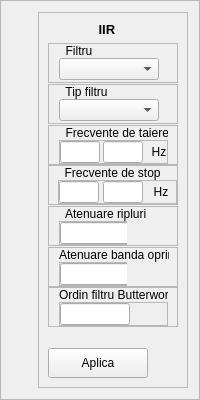
               <widget class="QFrame" name="frame_IIR">
                <property name="minimumSize">
                 <size>
                  <width>0</width>
                  <height>400</height>
                 </size>
                </property>
                <property name="maximumSize">
                 <size>
                  <width>16777215</width>
                  <height>400</height>
                 </size>
                </property>
                <property name="frameShape">
                 <enum>QFrame::StyledPanel</enum>
                </property>
                <property name="frameShadow">
                 <enum>QFrame::Raised</enum>
                </property>
                <layout class="QHBoxLayout" name="horizontalLayout_19">
                 <item>
                  <widget class="IIRWidget" name="plotIIR" native="true">
                   <property name="sizePolicy">
                    <sizepolicy hsizetype="Expanding" vsizetype="Ignored">
                     <horstretch>0</horstretch>
                     <verstretch>0</verstretch>
                    </sizepolicy>
                   </property>
                  </widget>
                 </item>
                 <item>
                  <widget class="QFrame" name="settingsIIR">
                   <property name="minimumSize">
                    <size>
                     <width>150</width>
                     <height>0</height>
                    </size>
                   </property>
                   <property name="maximumSize">
                    <size>
                     <width>150</width>
                     <height>16777215</height>
                    </size>
                   </property>
                   <property name="frameShape">
                    <enum>QFrame::StyledPanel</enum>
                   </property>
                   <property name="frameShadow">
                    <enum>QFrame::Raised</enum>
                   </property>
                   <layout class="QVBoxLayout" name="verticalLayout_16">
                    <item>
                     <widget class="QLabel" name="label_IIR">
                      <property name="font">
                       <font>
                        <pointsize>10</pointsize>
                        <weight>75</weight>
                        <bold>true</bold>
                       </font>
                      </property>
                      <property name="text">
                       <string>              IIR</string>
                      </property>
                     </widget>
                    </item>
                    <item>
                     <widget class="QFrame" name="frame_13">
                      <property name="minimumSize">
                       <size>
                        <width>0</width>
                        <height>40</height>
                       </size>
                      </property>
                      <property name="maximumSize">
                       <size>
                        <width>16777215</width>
                        <height>40</height>
                       </size>
                      </property>
                      <property name="frameShape">
                       <enum>QFrame::StyledPanel</enum>
                      </property>
                      <property name="frameShadow">
                       <enum>QFrame::Raised</enum>
                      </property>
                      <layout class="QVBoxLayout" name="verticalLayout_25">
                       <property name="spacing">
                        <number>0</number>
                       </property>
                       <property name="leftMargin">
                        <number>10</number>
                       </property>
                       <property name="topMargin">
                        <number>0</number>
                       </property>
                       <property name="bottomMargin">
                        <number>2</number>
                       </property>
                       <item>
                        <widget class="QLabel" name="label_13">
                         <property name="text">
                          <string>  Filtru</string>
                         </property>
                        </widget>
                       </item>
                       <item>
                        <widget class="QComboBox" name="comboBox_FiltruIIR">
                         <property name="minimumSize">
                          <size>
                           <width>100</width>
                           <height>0</height>
                          </size>
                         </property>
                         <property name="maximumSize">
                          <size>
                           <width>100</width>
                           <height>16777215</height>
                          </size>
                         </property>
                        </widget>
                       </item>
                      </layout>
                     </widget>
                    </item>
                    <item>
                     <widget class="QFrame" name="frame_12">
                      <property name="minimumSize">
                       <size>
                        <width>0</width>
                        <height>40</height>
                       </size>
                      </property>
                      <property name="maximumSize">
                       <size>
                        <width>16777215</width>
                        <height>40</height>
                       </size>
                      </property>
                      <property name="frameShape">
                       <enum>QFrame::StyledPanel</enum>
                      </property>
                      <property name="frameShadow">
                       <enum>QFrame::Raised</enum>
                      </property>
                      <layout class="QVBoxLayout" name="verticalLayout_26">
                       <property name="spacing">
                        <number>0</number>
                       </property>
                       <property name="leftMargin">
                        <number>10</number>
                       </property>
                       <property name="topMargin">
                        <number>0</number>
                       </property>
                       <property name="bottomMargin">
                        <number>2</number>
                       </property>
                       <item>
                        <widget class="QLabel" name="label_14">
                         <property name="text">
                          <string>  Tip filtru</string>
                         </property>
                        </widget>
                       </item>
                       <item>
                        <widget class="QComboBox" name="comboBox_tipFiltruIIR">
                         <property name="minimumSize">
                          <size>
                           <width>100</width>
                           <height>0</height>
                          </size>
                         </property>
                         <property name="maximumSize">
                          <size>
                           <width>100</width>
                           <height>16777215</height>
                          </size>
                         </property>
                        </widget>
                       </item>
                      </layout>
                     </widget>
                    </item>
                    <item>
                     <widget class="QFrame" name="frame_5">
                      <property name="minimumSize">
                       <size>
                        <width>0</width>
                        <height>40</height>
                       </size>
                      </property>
                      <property name="maximumSize">
                       <size>
                        <width>16777215</width>
                        <height>40</height>
                       </size>
                      </property>
                      <property name="frameShape">
                       <enum>QFrame::StyledPanel</enum>
                      </property>
                      <property name="frameShadow">
                       <enum>QFrame::Raised</enum>
                      </property>
                      <layout class="QVBoxLayout" name="verticalLayout_27">
                       <property name="spacing">
                        <number>0</number>
                       </property>
                       <property name="leftMargin">
                        <number>10</number>
                       </property>
                       <property name="topMargin">
                        <number>0</number>
                       </property>
                       <property name="bottomMargin">
                        <number>0</number>
                       </property>
                       <item>
                        <widget class="QLabel" name="label_7">
                         <property name="text">
                          <string>  Frecvente de taiere</string>
                         </property>
                        </widget>
                       </item>
                       <item>
                        <widget class="QFrame" name="frame_7">
                         <property name="frameShape">
                          <enum>QFrame::StyledPanel</enum>
                         </property>
                         <property name="frameShadow">
                          <enum>QFrame::Raised</enum>
                         </property>
                         <layout class="QHBoxLayout" name="horizontalLayout_20">
                          <property name="spacing">
                           <number>4</number>
                          </property>
                          <property name="leftMargin">
                           <number>0</number>
                          </property>
                          <property name="topMargin">
                           <number>0</number>
                          </property>
                          <property name="rightMargin">
                           <number>0</number>
                          </property>
                          <property name="bottomMargin">
                           <number>0</number>
                          </property>
                          <item>
                           <widget class="QLineEdit" name="lineEdit_frecTaiere1IIR">
                            <property name="minimumSize">
                             <size>
                              <width>40</width>
                              <height>0</height>
                             </size>
                            </property>
                            <property name="maximumSize">
                             <size>
                              <width>40</width>
                              <height>16777215</height>
                             </size>
                            </property>
                           </widget>
                          </item>
                          <item>
                           <widget class="QLineEdit" name="lineEdit_frecTaiere2IIR">
                            <property name="minimumSize">
                             <size>
                              <width>40</width>
                              <height>0</height>
                             </size>
                            </property>
                            <property name="maximumSize">
                             <size>
                              <width>40</width>
                              <height>16777215</height>
                             </size>
                            </property>
                           </widget>
                          </item>
                          <item>
                           <widget class="QLabel" name="label_8">
                            <property name="text">
                             <string>  Hz</string>
                            </property>
                           </widget>
                          </item>
                         </layout>
                        </widget>
                       </item>
                      </layout>
                     </widget>
                    </item>
                    <item>
                     <widget class="QFrame" name="frame_10">
                      <property name="minimumSize">
                       <size>
                        <width>0</width>
                        <height>40</height>
                       </size>
                      </property>
                      <property name="maximumSize">
                       <size>
                        <width>16777215</width>
                        <height>40</height>
                       </size>
                      </property>
                      <property name="frameShape">
                       <enum>QFrame::StyledPanel</enum>
                      </property>
                      <property name="frameShadow">
                       <enum>QFrame::Raised</enum>
                      </property>
                      <layout class="QVBoxLayout" name="verticalLayout_28">
                       <property name="spacing">
                        <number>0</number>
                       </property>
                       <property name="leftMargin">
                        <number>9</number>
                       </property>
                       <property name="topMargin">
                        <number>0</number>
                       </property>
                       <property name="rightMargin">
                        <number>0</number>
                       </property>
                       <property name="bottomMargin">
                        <number>0</number>
                       </property>
                       <item>
                        <widget class="QLabel" name="label_10">
                         <property name="text">
                          <string>  Frecvente de stop</string>
                         </property>
                        </widget>
                       </item>
                       <item>
                        <widget class="QFrame" name="frame_14">
                         <property name="frameShape">
                          <enum>QFrame::StyledPanel</enum>
                         </property>
                         <property name="frameShadow">
                          <enum>QFrame::Raised</enum>
                         </property>
                         <layout class="QHBoxLayout" name="horizontalLayout_21">
                          <property name="spacing">
                           <number>4</number>
                          </property>
                          <property name="leftMargin">
                           <number>0</number>
                          </property>
                          <property name="topMargin">
                           <number>0</number>
                          </property>
                          <property name="rightMargin">
                           <number>0</number>
                          </property>
                          <property name="bottomMargin">
                           <number>0</number>
                          </property>
                          <item>
                           <widget class="QLineEdit" name="lineEdit_frecStop1IIR">
                            <property name="minimumSize">
                             <size>
                              <width>40</width>
                              <height>0</height>
                             </size>
                            </property>
                            <property name="maximumSize">
                             <size>
                              <width>40</width>
                              <height>16777215</height>
                             </size>
                            </property>
                           </widget>
                          </item>
                          <item>
                           <widget class="QLineEdit" name="lineEdit_frecStop2IIR">
                            <property name="minimumSize">
                             <size>
                              <width>40</width>
                              <height>0</height>
                             </size>
                            </property>
                            <property name="maximumSize">
                             <size>
                              <width>40</width>
                              <height>16777215</height>
                             </size>
                            </property>
                           </widget>
                          </item>
                          <item>
                           <widget class="QLabel" name="label_15">
                            <property name="text">
                             <string>  Hz</string>
                            </property>
                           </widget>
                          </item>
                         </layout>
                        </widget>
                       </item>
                      </layout>
                     </widget>
                    </item>
                    <item>
                     <widget class="QFrame" name="frame_15">
                      <property name="minimumSize">
                       <size>
                        <width>0</width>
                        <height>40</height>
                       </size>
                      </property>
                      <property name="maximumSize">
                       <size>
                        <width>16777215</width>
                        <height>40</height>
                       </size>
                      </property>
                      <property name="frameShape">
                       <enum>QFrame::StyledPanel</enum>
                      </property>
                      <property name="frameShadow">
                       <enum>QFrame::Raised</enum>
                      </property>
                      <layout class="QVBoxLayout" name="verticalLayout_29">
                       <property name="spacing">
                        <number>0</number>
                       </property>
                       <property name="leftMargin">
                        <number>10</number>
                       </property>
                       <property name="topMargin">
                        <number>0</number>
                       </property>
                       <property name="rightMargin">
                        <number>50</number>
                       </property>
                       <property name="bottomMargin">
                        <number>0</number>
                       </property>
                       <item>
                        <widget class="QLabel" name="label_16">
                         <property name="minimumSize">
                          <size>
                           <width>90</width>
                           <height>0</height>
                          </size>
                         </property>
                         <property name="maximumSize">
                          <size>
                           <width>90</width>
                           <height>16777215</height>
                          </size>
                         </property>
                         <property name="text">
                          <string>  Atenuare ripluri</string>
                         </property>
                        </widget>
                       </item>
                       <item>
                        <widget class="QFrame" name="frame_16">
                         <property name="frameShape">
                          <enum>QFrame::StyledPanel</enum>
                         </property>
                         <property name="frameShadow">
                          <enum>QFrame::Raised</enum>
                         </property>
                         <layout class="QHBoxLayout" name="horizontalLayout_22">
                          <property name="spacing">
                           <number>0</number>
                          </property>
                          <property name="leftMargin">
                           <number>0</number>
                          </property>
                          <property name="topMargin">
                           <number>0</number>
                          </property>
                          <property name="bottomMargin">
                           <number>0</number>
                          </property>
                          <item>
                           <widget class="QLineEdit" name="lineEdit_atenuareRippleIIR">
                            <property name="minimumSize">
                             <size>
                              <width>70</width>
                              <height>0</height>
                             </size>
                            </property>
                            <property name="maximumSize">
                             <size>
                              <width>70</width>
                              <height>16777215</height>
                             </size>
                            </property>
                           </widget>
                          </item>
                         </layout>
                        </widget>
                       </item>
                      </layout>
                     </widget>
                    </item>
                    <item>
                     <widget class="QFrame" name="frame_17">
                      <property name="minimumSize">
                       <size>
                        <width>0</width>
                        <height>40</height>
                       </size>
                      </property>
                      <property name="maximumSize">
                       <size>
                        <width>16777215</width>
                        <height>40</height>
                       </size>
                      </property>
                      <property name="frameShape">
                       <enum>QFrame::StyledPanel</enum>
                      </property>
                      <property name="frameShadow">
                       <enum>QFrame::Raised</enum>
                      </property>
                      <layout class="QVBoxLayout" name="verticalLayout_30">
                       <property name="spacing">
                        <number>0</number>
                       </property>
                       <property name="leftMargin">
                        <number>10</number>
                       </property>
                       <property name="topMargin">
                        <number>0</number>
                       </property>
                       <property name="rightMargin">
                        <number>50</number>
                       </property>
                       <property name="bottomMargin">
                        <number>0</number>
                       </property>
                       <item>
                        <widget class="QLabel" name="label_17">
                         <property name="minimumSize">
                          <size>
                           <width>110</width>
                           <height>0</height>
                          </size>
                         </property>
                         <property name="text">
                          <string>Atenuare banda oprire</string>
                         </property>
                        </widget>
                       </item>
                       <item>
                        <widget class="QFrame" name="frame_18">
                         <property name="frameShape">
                          <enum>QFrame::StyledPanel</enum>
                         </property>
                         <property name="frameShadow">
                          <enum>QFrame::Raised</enum>
                         </property>
                         <layout class="QHBoxLayout" name="horizontalLayout_23">
                          <property name="spacing">
                           <number>0</number>
                          </property>
                          <property name="leftMargin">
                           <number>0</number>
                          </property>
                          <property name="topMargin">
                           <number>0</number>
                          </property>
                          <property name="bottomMargin">
                           <number>0</number>
                          </property>
                          <item>
                           <widget class="QLineEdit" name="lineEdit_atenuareStopBandIIR">
                            <property name="minimumSize">
                             <size>
                              <width>70</width>
                              <height>0</height>
                             </size>
                            </property>
                            <property name="maximumSize">
                             <size>
                              <width>70</width>
                              <height>16777215</height>
                             </size>
                            </property>
                           </widget>
                          </item>
                         </layout>
                        </widget>
                       </item>
                      </layout>
                     </widget>
                    </item>
                    <item>
                     <widget class="QFrame" name="frame_3">
                      <property name="minimumSize">
                       <size>
                        <width>0</width>
                        <height>40</height>
                       </size>
                      </property>
                      <property name="maximumSize">
                       <size>
                        <width>16777215</width>
                        <height>40</height>
                       </size>
                      </property>
                      <property name="frameShape">
                       <enum>QFrame::StyledPanel</enum>
                      </property>
                      <property name="frameShadow">
                       <enum>QFrame::Raised</enum>
                      </property>
                      <layout class="QVBoxLayout" name="verticalLayout_31">
                       <property name="spacing">
                        <number>0</number>
                       </property>
                       <property name="leftMargin">
                        <number>10</number>
                       </property>
                       <property name="topMargin">
                        <number>0</number>
                       </property>
                       <property name="bottomMargin">
                        <number>0</number>
                       </property>
                       <item>
                        <widget class="QLabel" name="label_18">
                         <property name="text">
                          <string>Ordin filtru Butterworth</string>
                         </property>
                        </widget>
                       </item>
                       <item>
                        <widget class="QFrame" name="frame_19">
                         <property name="frameShape">
                          <enum>QFrame::StyledPanel</enum>
                         </property>
                         <property name="frameShadow">
                          <enum>QFrame::Raised</enum>
                         </property>
                         <layout class="QHBoxLayout" name="horizontalLayout_24">
                          <property name="spacing">
                           <number>0</number>
                          </property>
                          <property name="leftMargin">
                           <number>0</number>
                          </property>
                          <property name="topMargin">
                           <number>0</number>
                          </property>
                          <property name="rightMargin">
                           <number>70</number>
                          </property>
                          <property name="bottomMargin">
                           <number>0</number>
                          </property>
                          <item>
                           <widget class="QLineEdit" name="lineEdit_ordinIIR">
                            <property name="minimumSize">
                             <size>
                              <width>70</width>
                              <height>0</height>
                             </size>
                            </property>
                            <property name="maximumSize">
                             <size>
                              <width>70</width>
                              <height>16777215</height>
                             </size>
                            </property>
                           </widget>
                          </item>
                         </layout>
                        </widget>
                       </item>
                      </layout>
                     </widget>
                    </item>
                    <item>
                     <spacer name="horizontalSpacer_2">
                      <property name="orientation">
                       <enum>Qt::Horizontal</enum>
                      </property>
                      <property name="sizeHint" stdset="0">
                       <size>
                        <width>40</width>
                        <height>20</height>
                       </size>
                      </property>
                     </spacer>
                    </item>
                    <item>
                     <widget class="QPushButton" name="pushButton_aplicaIIR">
                      <property name="minimumSize">
                       <size>
                        <width>100</width>
                        <height>30</height>
                       </size>
                      </property>
                      <property name="maximumSize">
                       <size>
                        <width>100</width>
                        <height>30</height>
                       </size>
                      </property>
                      <property name="text">
                       <string>Aplica</string>
                      </property>
                     </widget>
                    </item>
                   </layout>
                  </widget>
                 </item>
                </layout>
               </widget>
